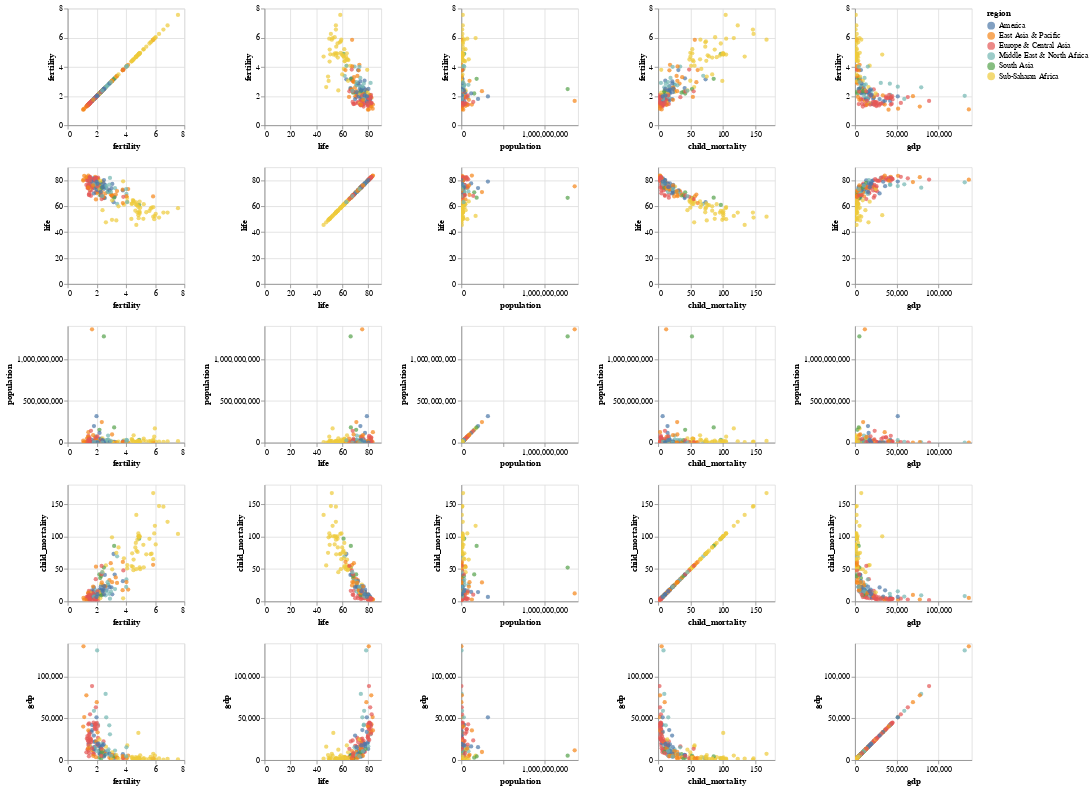

Notebook code cell kept with this figure:
### Code cell
#RELAtionship
gapminder_2013 = df[df['Year']==2013]

alt.Chart(gapminder_2013).mark_circle().encode(
    alt.X(alt.repeat("column"), type='quantitative'),
    alt.Y(alt.repeat("row"), type='quantitative'),
    color='region:N'
).properties(
    width=150,
    height=150
).repeat(
    row=['fertility','life','population','child_mortality','gdp'],
    column=['fertility','life','population','child_mortality','gdp']
).interactive()

### Figure 1 — Vega-Lite specification as saved in the notebook (floating-point values rounded to 4 significant figures; data arrays with more than 128 entries replaced by an {"elided": "..."} marker saying what was removed)
{"config": {"view": {"continuousWidth": 400, "continuousHeight": 300}}, "repeat": {"column": ["fertility", "life", "population", "child_mortality", "gdp"], "row": ["fertility", "life", "population", "child_mortality", "gdp"]}, "spec": {"data": {"name": "data-6e7a15873e308d98c76d144a4c66e7ce"}, "mark": "circle", "encoding": {"color": {"field": "region", "type": "nominal"}, "x": {"field": {"repeat": "column"}, "type": "quantitative"}, "y": {"field": {"repeat": "row"}, "type": "quantitative"}}, "height": 150, "selection": {"selector010": {"type": "interval", "bind": "scales", "encodings": ["x", "y"]}}, "width": 150}, "$schema": "https://vega.github.io/schema/vega-lite/v4.17.0.json", "datasets": {"data-6e7a15873e308d98c76d144a4c66e7ce": {"elided": "202 records"}}}
